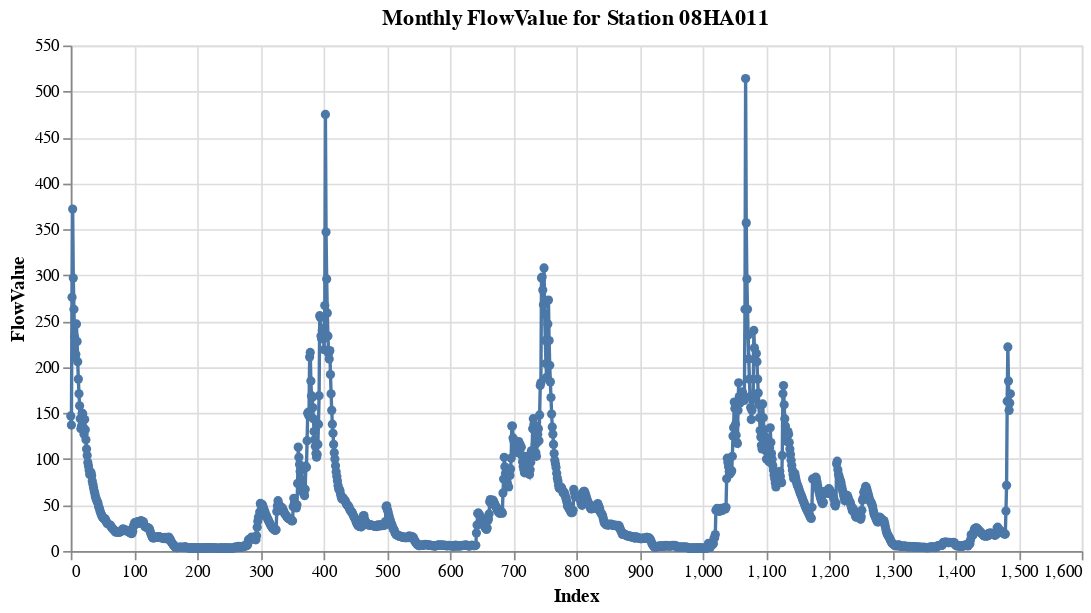

The cell this chart's notebook holds for it:
### Code cell
df_filtered = sorted_df[sorted_df['STATION_NUMBER'] == "08HA011"]
df_filtered = df_filtered.reset_index().rename(columns={'index': 'Index'})

chart = alt.Chart(df_filtered).mark_line(point=True).encode(
    x='Index:Q',  # Ordinal data
    y='FlowValue:Q',  # Quantitative data
    tooltip=['YEAR', 'MONTH', 'FlowValue']  # Tooltip shows info on hover
).properties(
    width=600,
    height=300,
    title='Monthly FlowValue for Station 08HA011'
)

chart

### Figure 1 — Vega-Lite specification as saved in the notebook (floating-point values rounded to 4 significant figures; data arrays with more than 128 entries replaced by an {"elided": "..."} marker saying what was removed)
{"config": {"view": {"continuousWidth": 300, "continuousHeight": 300}}, "data": {"name": "data-b40723432cbc9a636a1e9d2f568c2c17"}, "mark": {"type": "line", "point": true}, "encoding": {"tooltip": [{"field": "YEAR", "type": "quantitative"}, {"field": "MONTH", "type": "quantitative"}, {"field": "FlowValue", "type": "quantitative"}], "x": {"field": "Index", "type": "quantitative"}, "y": {"field": "FlowValue", "type": "quantitative"}}, "height": 300, "title": "Monthly FlowValue for Station 08HA011", "width": 600, "$schema": "https://vega.github.io/schema/vega-lite/v5.17.0.json", "datasets": {"data-b40723432cbc9a636a1e9d2f568c2c17": {"elided": "1488 records"}}}
